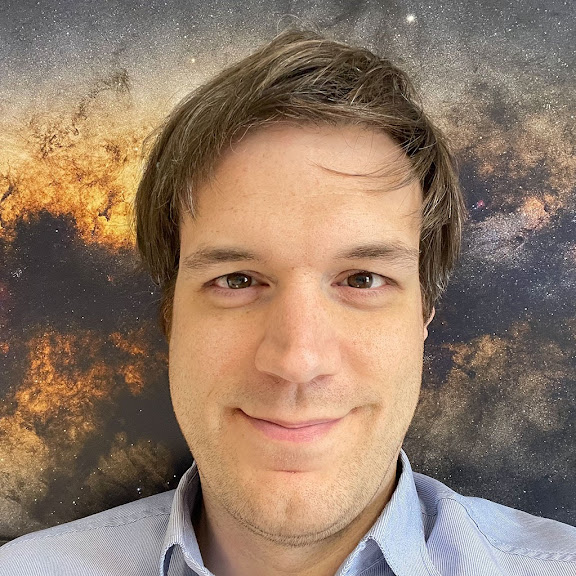
#> input picture 04-15-image-processing/myImage.jpg, 576 x 576 px
$ python main_solution.py
#> lines starting #> are read from the running program, lines starting #| are printed output that depends on the picture
from PIL import Image
import random

def main():
    oldPixels, newImage, newPixels = load_image('./myImage.jpg')

    # [6 lines of commented-out code are left out]
    grainy(oldPixels, newImage, newPixels)

    # [7 lines of commented-out code are left out]


# [43 lines left out: functions boost_red, invert, grayscale, set_contrast, not called in this run]

def grainy(oldPixels, newImage, newPixels):
    for i in range(newImage.size[0]):
        for j in range(newImage.size[1]):

            choice = random.randint(1, 3)
            r, g, b = oldPixels[i, j]

            if choice == 1:
                newPixels[i, j] = (255, g, b)
            elif choice == 2:
                newPixels[i, j] = (r, 255, b)
            else:
                newPixels[i, j] = (r, g, 255)

    save_image(newImage, "myImage-set-contrast.jpg")

# [29 lines left out: functions invertSpot, blur, not called in this run]


# Helpers below, do not touch

def load_image(filename):
#> called with filename = './myImage.jpg'
    oldImage = Image.open(filename).convert("RGB")
#> oldImage is the input picture: PIL image 576x576 RGB; mean R, G, B 146.3, 122.9, 104.5
    oldPixels = oldImage.load()
    oldImage.close()

    newImage = Image.new(oldImage.mode, oldImage.size)
#> newImage: PIL image 576x576 RGB; every value is 0
    newPixels = newImage.load()

    return oldPixels, newImage, newPixels

def save_image(image, name):
#> called with name = 'myImage-set-contrast.jpg'
    image.show()
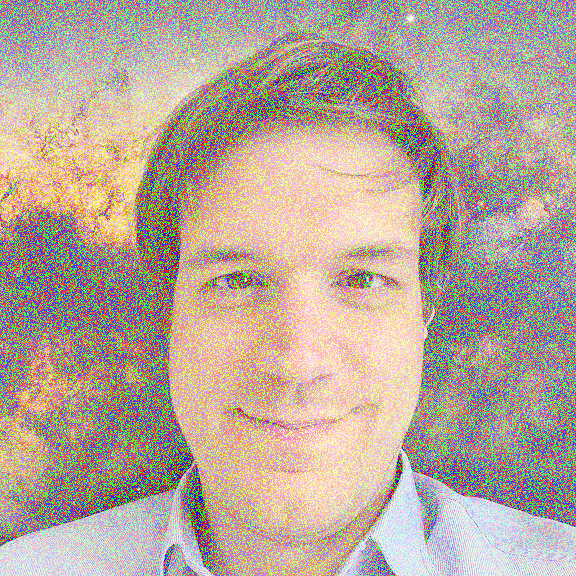
#> shown: PIL image 576x576 RGB; mean R, G, B 182.6, 167, 154.4
    image.save(name)
    image.close()

main()

$ run again, with 04-01-smoothing-efficiency/home.jpg copied over 04-15-image-processing/myImage.jpg
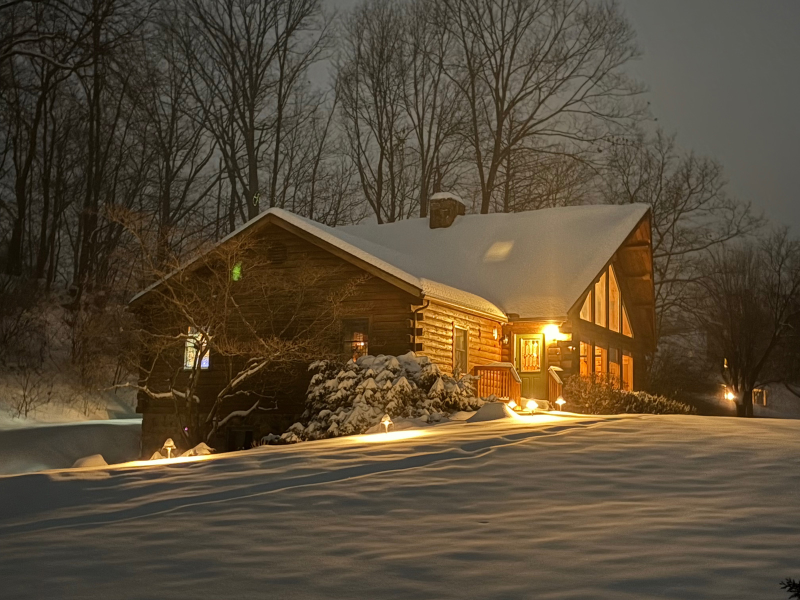
#> input picture 04-01-smoothing-efficiency/home.jpg, 1600 x 1200 px (shown at 1/2 size)
#> in load_image, oldImage is the input picture: PIL image 1600x1200 RGB; mean R, G, B 88.3, 74.5, 54.1
#> newImage: PIL image 1600x1200 RGB; every value is 0
#> in save_image, `image.show()`:
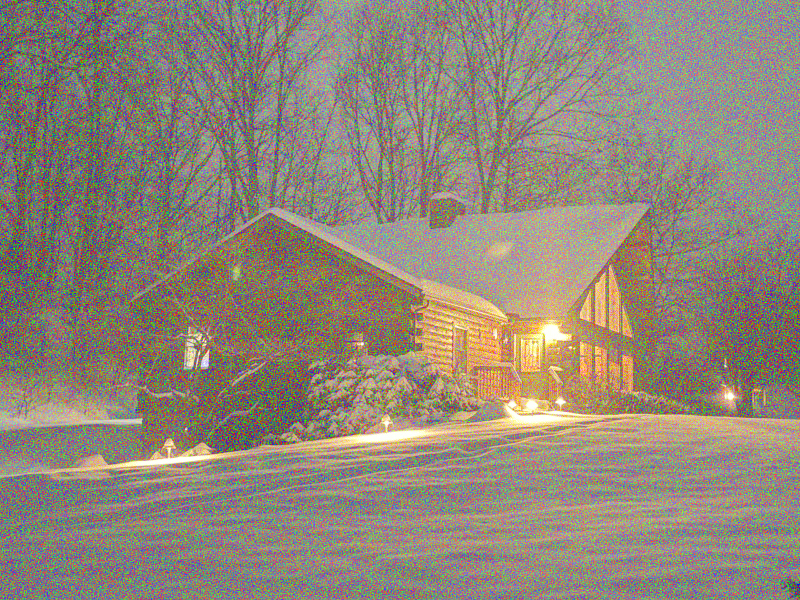
#> shown: PIL image 1600x1200 RGB (shown at 1/2 size); mean R, G, B 144, 134.6, 121
